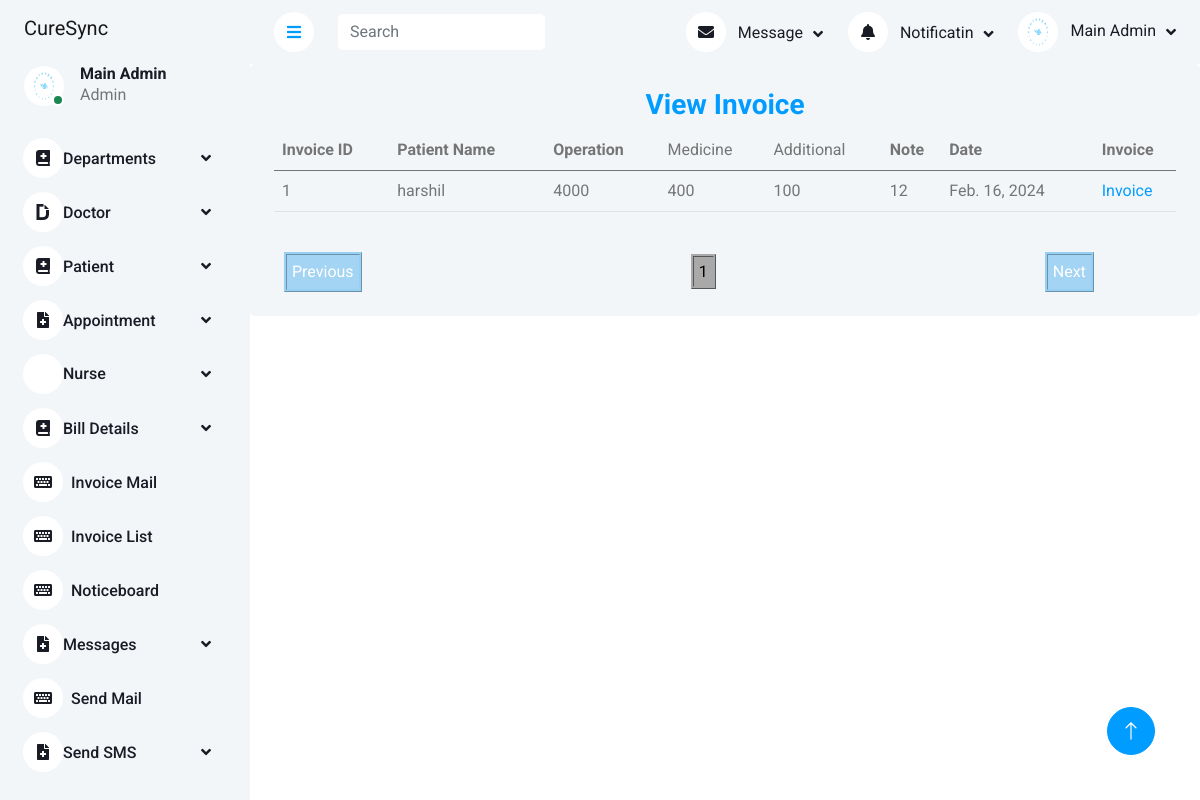
The page /invoicelist/ on the database its author committed.
### app1/models.py (models this page shows, shortened)
class GBill(models.Model):
    STATUS_CHOICE=[('PAID', 'PAID'),
        ('PENDING', 'PENDING'),]
    patient=models.ForeignKey(Patient,on_delete=models.PROTECT)
    mailid =models.CharField(max_length=50)
    operation=models.PositiveBigIntegerField()
    medicine=models.PositiveBigIntegerField()
    additional=models.PositiveBigIntegerField()
    tax=models.PositiveBigIntegerField()
    note=models.CharField(max_length=150)
    date1 = models.DateField()
    status = models.CharField(choices= STATUS_CHOICE,max_length=20)

class Patient(models.Model):
    GENDER_CHOICES = [
        ('M', 'Male'),
        ('F', 'Female'),
        ('O', 'Other'),
    ]
    name=models.CharField(max_length=50)
    gender = models.CharField(max_length=1, choices=GENDER_CHOICES)
    department=models.ForeignKey(Department,on_delete=models.PROTECT)
    mobile=models.PositiveBigIntegerField()
    address=models.CharField(max_length=50)
    image=models.ImageField(upload_to = 'media/reportimages')
    mailid =models.CharField(max_length=50)
    def __str__(self):
        return self.name

### app1/views.py (the view)
# urls.py: path('invoicelist/',views.invoicelist,name='invoicelist'),
def invoicelist(request):
    bill=GBill.objects.all()
    p = {'bill':bill}
    return render(request,'invoicelist.html',p)

### template/invoicelist.html (shortened to what this page needs)
{%extends 'adminmain12.html'%}
{%block content %}
<div class="col-12">
    <div class="bg-light rounded h-100 p-4">
        <h3 style="text-align: center;padding-bottom: 20px;color: #009CFF;">View Invoice </h3>
        <div class="table-responsive" style="margin-top: -50px;">
            <table id="example" class="table"style="margin-top: 30px;">
                <thead>
                  <tr>
                      <th>Invoice ID</th>
                      <th>Patient Name</th>
                      <th>Operation</th>
                      <td>Medicine</td>
                      <td>Additional</td>
                      <th>Note</th>
                      <th>Date</th>
                      <th>Invoice</th>
                    </tr>
                </thead>
                <tbody>
                  {% for i in bill %}
                  <tr>
                      <td>{{i.id}}</td>
                      <td>{{i.patient}}</td>
                      <td>{{i.operation}}</td>
                      <td>{{i.medicine}}</td>
                      <td>{{i.additional}}</td>
                      <td>{{i.note}}</td>
                      <td>{{i.date1}}</td>
                      <td class="select"><a class="button"href="{% url 'editinvoice' i.id %}" onclick="return confirm('Are   you really want to update ')" class="btn btn-warning">Invoice</a></td>
                  </tr>
                  {% endfor i in bill %}
              </tbody>
              </table>
        </div>
    </div>
</div>
</div>
</div>
{% endblock %}

### static/css/s1.css (style rules this page uses)
body { font-family:'Roboto'; background-color: #131417; }

### static/css/style.css (style rules this page uses)
:root { --primary:#009CFF ; --light: #F3F6F9; --dark: #191C24; }

### rows shown on the page
GBill: id "1", patient "harshil", operation "4000", medicine "400", additional "100", note "12", date1 "Feb. 16, 2024"
